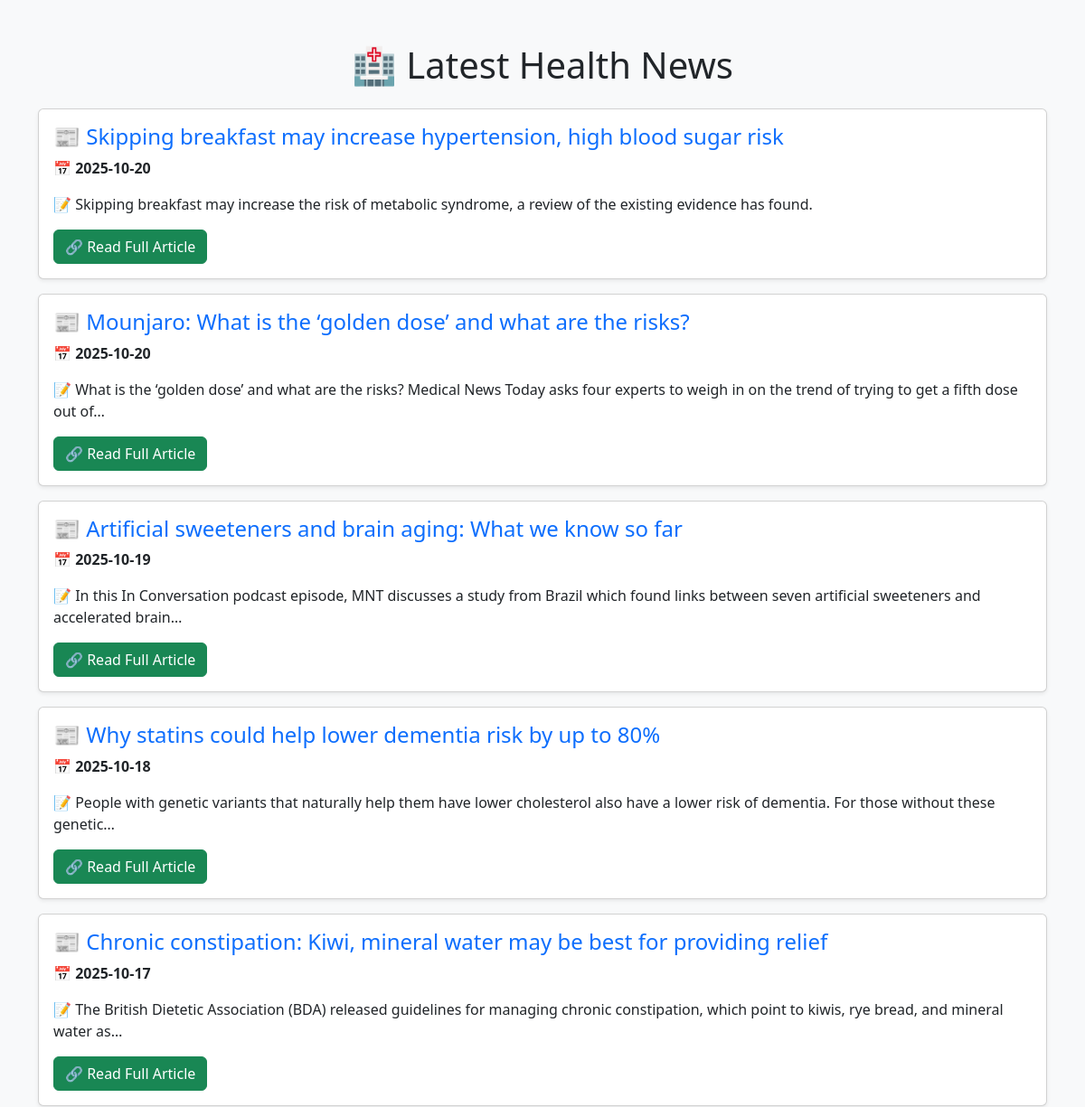
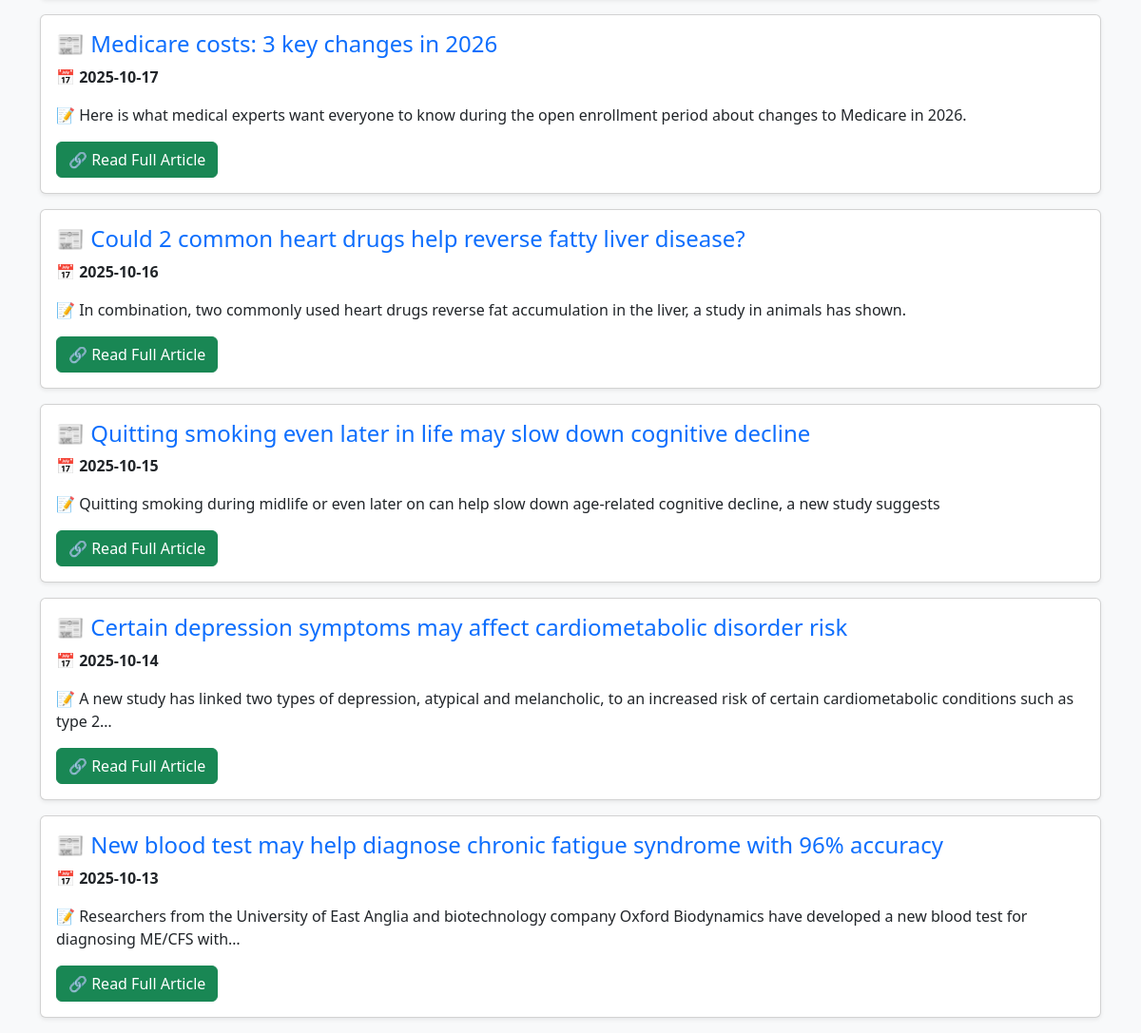
Before: / with the older database file (2 pictures, top to bottom).
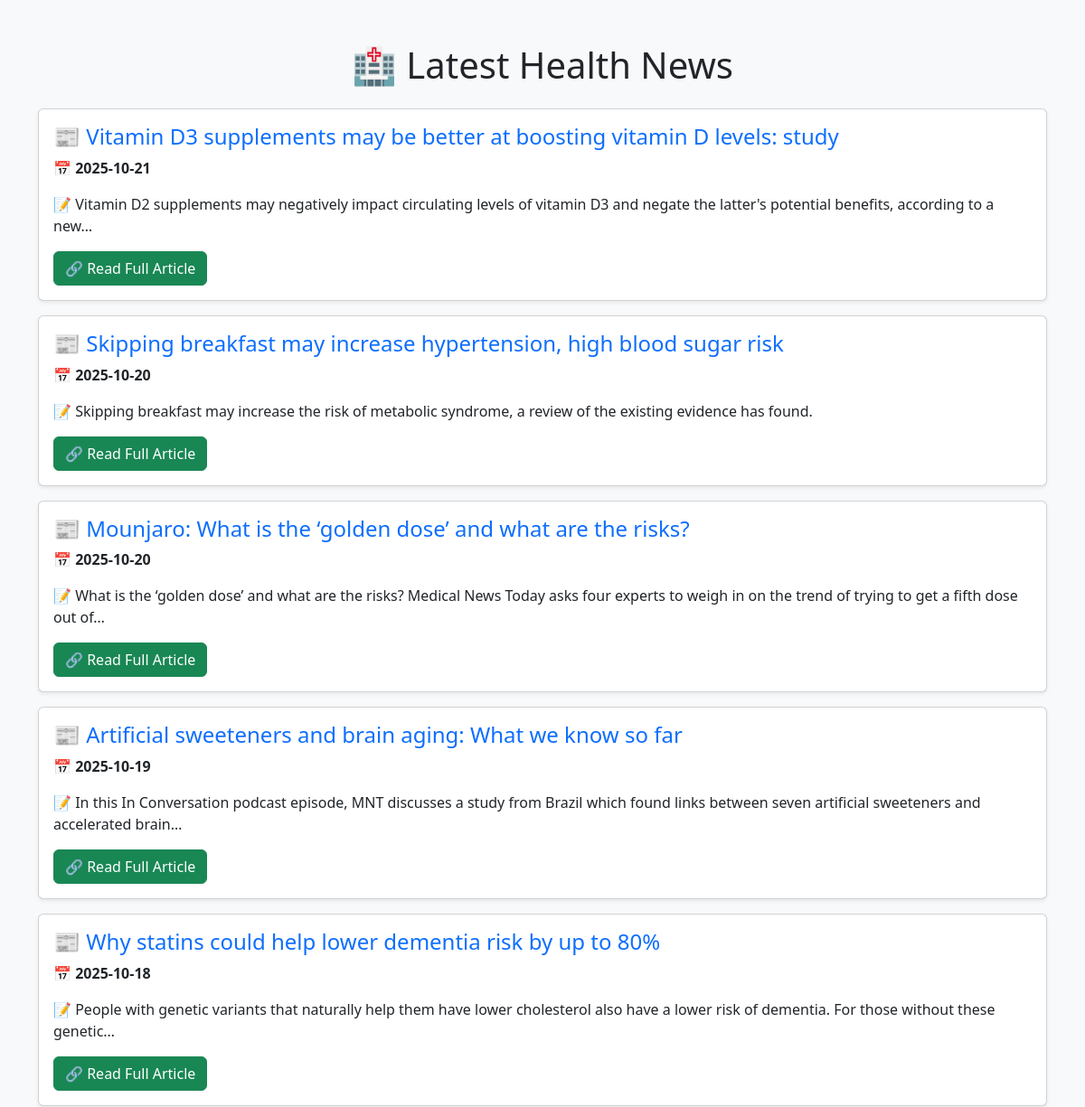
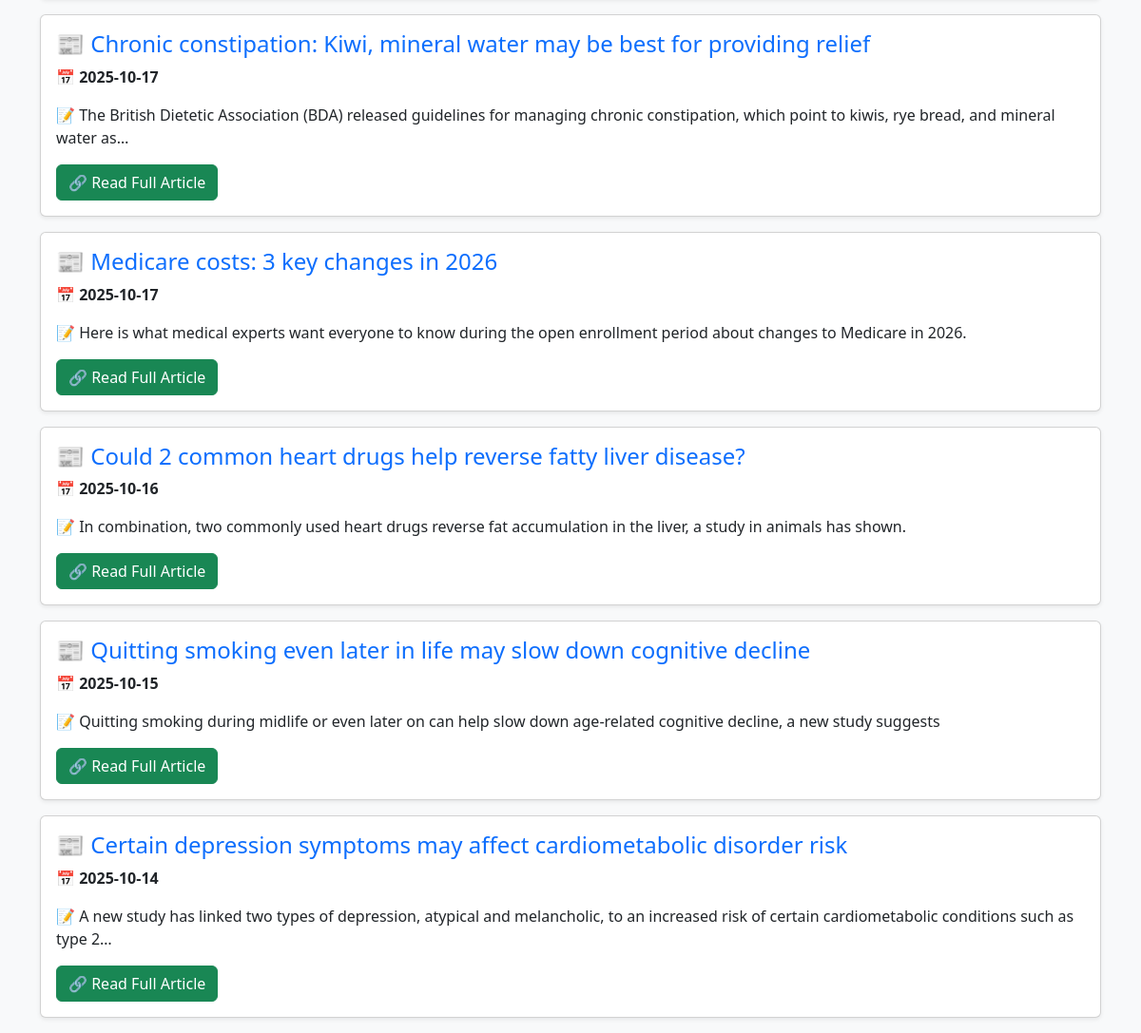
After: the same page with the newer database file (2 pictures, top to bottom).
### tables this page shows
CREATE TABLE news (
        id INTEGER PRIMARY KEY AUTOINCREMENT,
        date TEXT NOT NULL,
        title TEXT UNIQUE, 
        description TEXT,
        news_url TEXT
    );

### app.py (the view)
@app.route("/")
def index():
    page = request.args.get("page", 1, type=int)  # Get the current page number
    limit = 10  # Number of articles per page
    offset = (page - 1) * limit  # Calculate the offset
    news = fetch_news(limit, offset)
    return render_template("index.html", news=news, page=page)

### app.py (called while the page is built)
def fetch_news(limit=10, offset=0):
    conn = sqlite3.connect("health_news.db")
    cursor = conn.cursor()
    cursor.execute("SELECT date, title, description, news_url FROM news ORDER BY date DESC LIMIT ? OFFSET ?", (limit, offset))
    news_list = cursor.fetchall()
    conn.close()
    return news_list

### templates/index.html (shortened to what this page needs)
<!DOCTYPE html>
<html lang="en">
<head>
    <link href="https://cdn.jsdelivr.net/npm/bootstrap@5.3.0/dist/css/bootstrap.min.css" rel="stylesheet">
</head>
<body class="bg-light">
    <div class="container mt-5">
        <h1 class="text-center mb-4">🏥 Latest Health News</h1>
        {% for article in news %}
        <div class="card mb-3 shadow-sm">
            <div class="card-body">
                <h4 class="card-title text-primary">📰 {{ article[1] }}</h4>
                <p class="card-text">📅 <strong>{{ article[0] }}</strong></p>
                <p class="card-text">📝 {{ article[2] }}</p>
                <a href="{{ article[3] }}" class="btn btn-success" target="_blank">🔗 Read Full Article</a>
            </div>
        </div>
        {% endfor %}
    </div>
</body>
</html>

Changed rows visible on the page:
no longer on this page (row unchanged): news: title "New blood test may help diagnose chronic fatigue syndrome with 96% accuracy", date "2025-10-13", description "Researchers from the University of East Anglia and biotechnology company Oxford Biodynamics have developed a new blood test for diagnosing ME/CFS with…"
added news: title "Vitamin D3 supplements may be better at boosting vitamin D levels: study", date "2025-10-21", description "Vitamin D2 supplements may negatively impact circulating levels of vitamin D3 and negate the latter's potential benefits, according to a new…"
